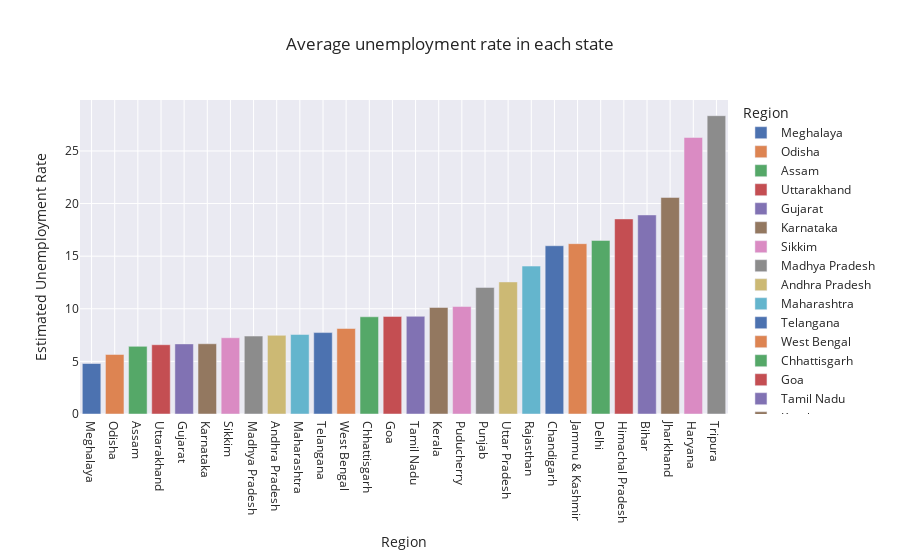

Notebook cell for this chart:
### Markdown cell above
Bar plot showing the average unemployment rate in each state

### Code cell
plot_unemp = df[['Estimated Unemployment Rate','Region']]
df_unemployed = plot_unemp.groupby('Region').mean().reset_index()

df_unemployed = df_unemployed.sort_values('Estimated Unemployment Rate')

fig = px.bar(df_unemployed, x='Region',y='Estimated Unemployment Rate',color = 'Region',title = 'Average unemployment rate in each state',
             template='seaborn')
fig.show()

### Figure 1 — Plotly figure (JSON) as saved in the notebook; plotly's stock layout.template omitted (floating-point values rounded to 4 significant figures)
{"data": [{"alignmentgroup": "True", "hovertemplate": "Region=%{x}<br>Estimated Unemployment Rate=%{y}<extra></extra>", "legendgroup": "Meghalaya", "marker": {"color": "rgb(76,114,176)", "pattern": {"shape": ""}}, "name": "Meghalaya", "offsetgroup": "Meghalaya", "orientation": "v", "showlegend": true, "textposition": "auto", "type": "bar", "x": ["Meghalaya"], "xaxis": "x", "y": [4.799], "yaxis": "y"}, {"alignmentgroup": "True", "hovertemplate": "Region=%{x}<br>Estimated Unemployment Rate=%{y}<extra></extra>", "legendgroup": "Odisha", "marker": {"color": "rgb(221,132,82)", "pattern": {"shape": ""}}, "name": "Odisha", "offsetgroup": "Odisha", "orientation": "v", "showlegend": true, "textposition": "auto", "type": "bar", "x": ["Odisha"], "xaxis": "x", "y": [5.658], "yaxis": "y"}, {"alignmentgroup": "True", "hovertemplate": "Region=%{x}<br>Estimated Unemployment Rate=%{y}<extra></extra>", "legendgroup": "Assam", "marker": {"color": "rgb(85,168,104)", "pattern": {"shape": ""}}, "name": "Assam", "offsetgroup": "Assam", "orientation": "v", "showlegend": true, "textposition": "auto", "type": "bar", "x": ["Assam"], "xaxis": "x", "y": [6.428], "yaxis": "y"}, {"alignmentgroup": "True", "hovertemplate": "Region=%{x}<br>Estimated Unemployment Rate=%{y}<extra></extra>", "legendgroup": "Uttarakhand", "marker": {"color": "rgb(196,78,82)", "pattern": {"shape": ""}}, "name": "Uttarakhand", "offsetgroup": "Uttarakhand", "orientation": "v", "showlegend": true, "textposition": "auto", "type": "bar", "x": ["Uttarakhand"], "xaxis": "x", "y": [6.583], "yaxis": "y"}, {"alignmentgroup": "True", "hovertemplate": "Region=%{x}<br>Estimated Unemployment Rate=%{y}<extra></extra>", "legendgroup": "Gujarat", "marker": {"color": "rgb(129,114,179)", "pattern": {"shape": ""}}, "name": "Gujarat", "offsetgroup": "Gujarat", "orientation": "v", "showlegend": true, "textposition": "auto", "type": "bar", "x": ["Gujarat"], "xaxis": "x", "y": [6.664], "yaxis": "y"}, {"alignmentgroup": "True", "hovertemplate": "Region=%{x}<br>Estimated Unemployment Rate=%{y}<extra></extra>", "legendgroup": "Karnataka", "marker": {"color": "rgb(147,120,96)", "pattern": {"shape": ""}}, "name": "Karnataka", "offsetgroup": "Karnataka", "orientation": "v", "showlegend": true, "textposition": "auto", "type": "bar", "x": ["Karnataka"], "xaxis": "x", "y": [6.676], "yaxis": "y"}, {"alignmentgroup": "True", "hovertemplate": "Region=%{x}<br>Estimated Unemployment Rate=%{y}<extra></extra>", "legendgroup": "Sikkim", "marker": {"color": "rgb(218,139,195)", "pattern": {"shape": ""}}, "name": "Sikkim", "offsetgroup": "Sikkim", "orientation": "v", "showlegend": true, "textposition": "auto", "type": "bar", "x": ["Sikkim"], "xaxis": "x", "y": [7.249], "yaxis": "y"}, {"alignmentgroup": "True", "hovertemplate": "Region=%{x}<br>Estimated Unemployment Rate=%{y}<extra></extra>", "legendgroup": "Madhya Pradesh", "marker": {"color": "rgb(140,140,140)", "pattern": {"shape": ""}}, "name": "Madhya Pradesh", "offsetgroup": "Madhya Pradesh", "orientation": "v", "showlegend": true, "textposition": "auto", "type": "bar", "x": ["Madhya Pradesh"], "xaxis": "x", "y": [7.406], "yaxis": "y"}, {"alignmentgroup": "True", "hovertemplate": "Region=%{x}<br>Estimated Unemployment Rate=%{y}<extra></extra>", "legendgroup": "Andhra Pradesh", "marker": {"color": "rgb(204,185,116)", "pattern": {"shape": ""}}, "name": "Andhra Pradesh", "offsetgroup": "Andhra Pradesh", "orientation": "v", "showlegend": true, "textposition": "auto", "type": "bar", "x": ["Andhra Pradesh"], "xaxis": "x", "y": [7.477], "yaxis": "y"}, {"alignmentgroup": "True", "hovertemplate": "Region=%{x}<br>Estimated Unemployment Rate=%{y}<extra></extra>", "legendgroup": "Maharashtra", "marker": {"color": "rgb(100,181,205)", "pattern": {"shape": ""}}, "name": "Maharashtra", "offsetgroup": "Maharashtra", "orientation": "v", "showlegend": true, "textposition": "auto", "type": "bar", "x": ["Maharashtra"], "xaxis": "x", "y": [7.558], "yaxis": "y"}, {"alignmentgroup": "True", "hovertemplate": "Region=%{x}<br>Estimated Unemployment Rate=%{y}<extra></extra>", "legendgroup": "Telangana", "marker": {"color": "rgb(76,114,176)", "pattern": {"shape": ""}}, "name": "Telangana", "offsetgroup": "Telangana", "orientation": "v", "showlegend": true, "textposition": "auto", "type": "bar", "x": ["Telangana"], "xaxis": "x", "y": [7.738], "yaxis": "y"}, {"alignmentgroup": "True", "hovertemplate": "Region=%{x}<br>Estimated Unemployment Rate=%{y}<extra></extra>", "legendgroup": "West Bengal", "marker": {"color": "rgb(221,132,82)", "pattern": {"shape": ""}}, "name": "West Bengal", "offsetgroup": "West Bengal", "orientation": "v", "showlegend": true, "textposition": "auto", "type": "bar", "x": ["West Bengal"], "xaxis": "x", "y": [8.125], "yaxis": "y"}, {"alignmentgroup": "True", "hovertemplate": "Region=%{x}<br>Estimated Unemployment Rate=%{y}<extra></extra>", "legendgroup": "Chhattisgarh", "marker": {"color": "rgb(85,168,104)", "pattern": {"shape": ""}}, "name": "Chhattisgarh", "offsetgroup": "Chhattisgarh", "orientation": "v", "showlegend": true, "textposition": "auto", "type": "bar", "x": ["Chhattisgarh"], "xaxis": "x", "y": [9.24], "yaxis": "y"}, {"alignmentgroup": "True", "hovertemplate": "Region=%{x}<br>Estimated Unemployment Rate=%{y}<extra></extra>", "legendgroup": "Goa", "marker": {"color": "rgb(196,78,82)", "pattern": {"shape": ""}}, "name": "Goa", "offsetgroup": "Goa", "orientation": "v", "showlegend": true, "textposition": "auto", "type": "bar", "x": ["Goa"], "xaxis": "x", "y": [9.274], "yaxis": "y"}, {"alignmentgroup": "True", "hovertemplate": "Region=%{x}<br>Estimated Unemployment Rate=%{y}<extra></extra>", "legendgroup": "Tamil Nadu", "marker": {"color": "rgb(129,114,179)", "pattern": {"shape": ""}}, "name": "Tamil Nadu", "offsetgroup": "Tamil Nadu", "orientation": "v", "showlegend": true, "textposition": "auto", "type": "bar", "x": ["Tamil Nadu"], "xaxis": "x", "y": [9.284], "yaxis": "y"}, {"alignmentgroup": "True", "hovertemplate": "Region=%{x}<br>Estimated Unemployment Rate=%{y}<extra></extra>", "legendgroup": "Kerala", "marker": {"color": "rgb(147,120,96)", "pattern": {"shape": ""}}, "name": "Kerala", "offsetgroup": "Kerala", "orientation": "v", "showlegend": true, "textposition": "auto", "type": "bar", "x": ["Kerala"], "xaxis": "x", "y": [10.12], "yaxis": "y"}, {"alignmentgroup": "True", "hovertemplate": "Region=%{x}<br>Estimated Unemployment Rate=%{y}<extra></extra>", "legendgroup": "Puducherry", "marker": {"color": "rgb(218,139,195)", "pattern": {"shape": ""}}, "name": "Puducherry", "offsetgroup": "Puducherry", "orientation": "v", "showlegend": true, "textposition": "auto", "type": "bar", "x": ["Puducherry"], "xaxis": "x", "y": [10.22], "yaxis": "y"}, {"alignmentgroup": "True", "hovertemplate": "Region=%{x}<br>Estimated Unemployment Rate=%{y}<extra></extra>", "legendgroup": "Punjab", "marker": {"color": "rgb(140,140,140)", "pattern": {"shape": ""}}, "name": "Punjab", "offsetgroup": "Punjab", "orientation": "v", "showlegend": true, "textposition": "auto", "type": "bar", "x": ["Punjab"], "xaxis": "x", "y": [12.03], "yaxis": "y"}, {"alignmentgroup": "True", "hovertemplate": "Region=%{x}<br>Estimated Unemployment Rate=%{y}<extra></extra>", "legendgroup": "Uttar Pradesh", "marker": {"color": "rgb(204,185,116)", "pattern": {"shape": ""}}, "name": "Uttar Pradesh", "offsetgroup": "Uttar Pradesh", "orientation": "v", "showlegend": true, "textposition": "auto", "type": "bar", "x": ["Uttar Pradesh"], "xaxis": "x", "y": [12.55], "yaxis": "y"}, {"alignmentgroup": "True", "hovertemplate": "Region=%{x}<br>Estimated Unemployment Rate=%{y}<extra></extra>", "legendgroup": "Rajasthan", "marker": {"color": "rgb(100,181,205)", "pattern": {"shape": ""}}, "name": "Rajasthan", "offsetgroup": "Rajasthan", "orientation": "v", "showlegend": true, "textposition": "auto", "type": "bar", "x": ["Rajasthan"], "xaxis": "x", "y": [14.06], "yaxis": "y"}, {"alignmentgroup": "True", "hovertemplate": "Region=%{x}<br>Estimated Unemployment Rate=%{y}<extra></extra>", "legendgroup": "Chandigarh", "marker": {"color": "rgb(76,114,176)", "pattern": {"shape": ""}}, "name": "Chandigarh", "offsetgroup": "Chandigarh", "orientation": "v", "showlegend": true, "textposition": "auto", "type": "bar", "x": ["Chandigarh"], "xaxis": "x", "y": [15.99], "yaxis": "y"}, {"alignmentgroup": "True", "hovertemplate": "Region=%{x}<br>Estimated Unemployment Rate=%{y}<extra></extra>", "legendgroup": "Jammu & Kashmir", "marker": {"color": "rgb(221,132,82)", "pattern": {"shape": ""}}, "name": "Jammu & Kashmir", "offsetgroup": "Jammu & Kashmir", "orientation": "v", "showlegend": true, "textposition": "auto", "type": "bar", "x": ["Jammu & Kashmir"], "xaxis": "x", "y": [16.19], "yaxis": "y"}, {"alignmentgroup": "True", "hovertemplate": "Region=%{x}<br>Estimated Unemployment Rate=%{y}<extra></extra>", "legendgroup": "Delhi", "marker": {"color": "rgb(85,168,104)", "pattern": {"shape": ""}}, "name": "Delhi", "offsetgroup": "Delhi", "orientation": "v", "showlegend": true, "textposition": "auto", "type": "bar", "x": ["Delhi"], "xaxis": "x", "y": [16.5], "yaxis": "y"}, {"alignmentgroup": "True", "hovertemplate": "Region=%{x}<br>Estimated Unemployment Rate=%{y}<extra></extra>", "legendgroup": "Himachal Pradesh", "marker": {"color": "rgb(196,78,82)", "pattern": {"shape": ""}}, "name": "Himachal Pradesh", "offsetgroup": "Himachal Pradesh", "orientation": "v", "showlegend": true, "textposition": "auto", "type": "bar", "x": ["Himachal Pradesh"], "xaxis": "x", "y": [18.54], "yaxis": "y"}, {"alignmentgroup": "True", "hovertemplate": "Region=%{x}<br>Estimated Unemployment Rate=%{y}<extra></extra>", "legendgroup": "Bihar", "marker": {"color": "rgb(129,114,179)", "pattern": {"shape": ""}}, "name": "Bihar", "offsetgroup": "Bihar", "orientation": "v", "showlegend": true, "textposition": "auto", "type": "bar", "x": ["Bihar"], "xaxis": "x", "y": [18.92], "yaxis": "y"}, {"alignmentgroup": "True", "hovertemplate": "Region=%{x}<br>Estimated Unemployment Rate=%{y}<extra></extra>", "legendgroup": "Jharkhand", "marker": {"color": "rgb(147,120,96)", "pattern": {"shape": ""}}, "name": "Jharkhand", "offsetgroup": "Jharkhand", "orientation": "v", "showlegend": true, "textposition": "auto", "type": "bar", "x": ["Jharkhand"], "xaxis": "x", "y": [20.59], "yaxis": "y"}, {"alignmentgroup": "True", "hovertemplate": "Region=%{x}<br>Estimated Unemployment Rate=%{y}<extra></extra>", "legendgroup": "Haryana", "marker": {"color": "rgb(218,139,195)", "pattern": {"shape": ""}}, "name": "Haryana", "offsetgroup": "Haryana", "orientation": "v", "showlegend": true, "textposition": "auto", "type": "bar", "x": ["Haryana"], "xaxis": "x", "y": [26.28], "yaxis": "y"}, {"alignmentgroup": "True", "hovertemplate": "Region=%{x}<br>Estimated Unemployment Rate=%{y}<extra></extra>", "legendgroup": "Tripura", "marker": {"color": "rgb(140,140,140)", "pattern": {"shape": ""}}, "name": "Tripura", "offsetgroup": "Tripura", "orientation": "v", "showlegend": true, "textposition": "auto", "type": "bar", "x": ["Tripura"], "xaxis": "x", "y": [28.35], "yaxis": "y"}], "layout": {"barmode": "relative", "legend": {"title": {"text": "Region"}, "tracegroupgap": 0}, "title": {"text": "Average unemployment rate in each state"}, "xaxis": {"anchor": "y", "categoryarray": ["Meghalaya", "Odisha", "Assam", "Uttarakhand", "Gujarat", "Karnataka", "Sikkim", "Madhya Pradesh", "Andhra Pradesh", "Maharashtra", "Telangana", "West Bengal", "Chhattisgarh", "Goa", "Tamil Nadu", "Kerala", "Puducherry", "Punjab", "Uttar Pradesh", "Rajasthan", "Chandigarh", "Jammu & Kashmir", "Delhi", "Himachal Pradesh", "Bihar", "Jharkhand", "Haryana", "Tripura"], "categoryorder": "array", "domain": [0, 1], "title": {"text": "Region"}}, "yaxis": {"anchor": "x", "domain": [0, 1], "title": {"text": "Estimated Unemployment Rate"}}}}
